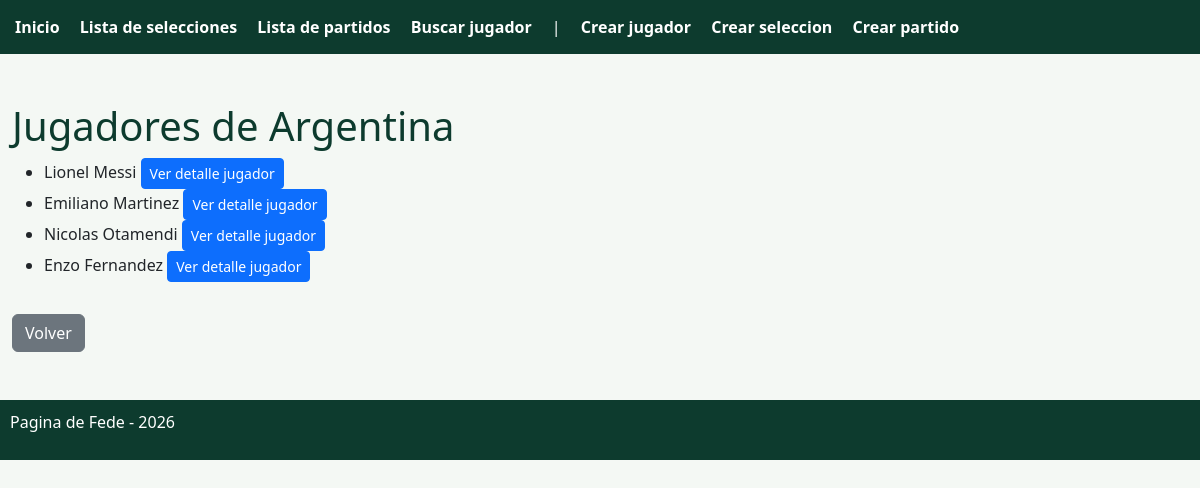
The app's page /listar_jugadores_por_seleccion/1/ with its own data.
### mundial/models.py (models this page shows, shortened)
class Seleccion(models.Model):
    class Grupo(models.TextChoices):
        A = "A", "Grupo A"
        B = "B", "Grupo B"
        C = "C", "Grupo C"
        D = "D", "Grupo D"
        E = "E", "Grupo E"
        F = "F", "Grupo F"
        G = "G", "Grupo G"
        H = "H", "Grupo H"
    nombre = models.CharField(max_length=50)
    grupo = models.CharField(max_length=1, choices= Grupo.choices)

class Jugador(models.Model):
    class Posicion(models.TextChoices):
        ARQUERO = "AR", "Arquero"
        DEFENSOR = "DF", "Defensor"
        MEDIOCAMPISTA = "MC", "Mediocampista"
        DELANTERO = "DL", "Delantero"
    nombre = models.CharField(max_length=50)
    apellido = models.CharField(max_length=50)
    posicion = models.CharField(max_length=2, choices=Posicion.choices)
    seleccion = models.ForeignKey("Seleccion", on_delete=models.CASCADE)
    edad = models.IntegerField(default=18)
    goles = models.IntegerField(default=0)
    representante = models.ForeignKey(User, on_delete=models.CASCADE, null=True, blank=True)

### mundial/views.py (the view)
# urls.py: path("listar_jugadores_por_seleccion/<int:id>/", listar_jugadores_por_seleccion, name="listar_jugadores_por_seleccion"),
def listar_jugadores_por_seleccion(request, id):
    seleccion = get_object_or_404(Seleccion, id=id)
    jugadores = Jugador.objects.filter(seleccion=seleccion)
    return render(request, "mundial/listar_jugadores_por_seleccion.html", {"seleccion": seleccion, "jugadores": jugadores})

### mundial/templates/mundial/listar_jugadores_por_seleccion.html (shortened to what this page needs)
{% extends 'mundial/base.html' %}
{% block content %}
<h1> Jugadores de {{ seleccion.nombre }}</h1>
<ul>
    {% for jugador in jugadores %}
        <li>
            {{jugador.nombre}} {{jugador.apellido}}
            <a href="{% url 'mundial:detalle_jugador' jugador.id %}" class="btn btn-sm btn-primary"> Ver detalle jugador</a>
        </li>
    {% endfor %}
</ul>
<a href="{% url 'mundial:listar_selecciones' %}" class="btn btn-secondary mt-3"> Volver </a>
{% endblock%}

### mundial/templates/mundial/base.html (style rules this page uses)
body { background-color: #f4f8f4; }
h1, h2 { color: #0d3b2e; }

### records on screen
Seleccion: nombre "Argentina"
Jugador: nombre "Lionel", apellido "Messi"
Jugador: nombre "Emiliano", apellido "Martinez"
Jugador: nombre "Nicolas", apellido "Otamendi"
Jugador: nombre "Enzo", apellido "Fernandez"
